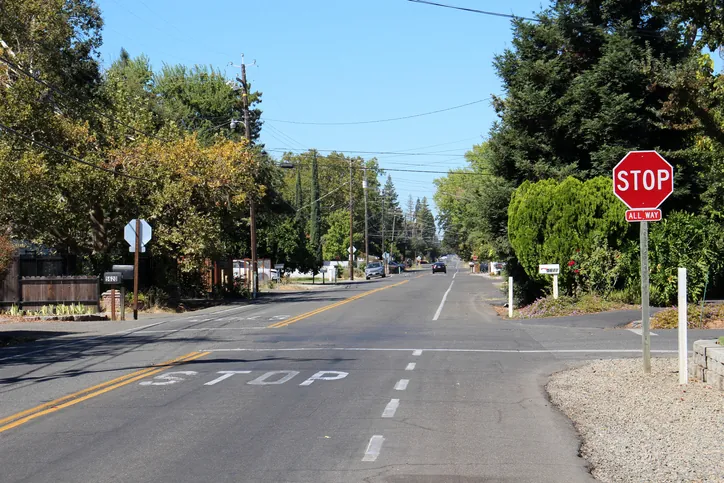
#> input picture stop_sign.png, 724 x 483 px
$ python -i straight_detector.py   (imports and definitions only)
#> lines starting #> are read from the running program, lines starting #| are printed output that depends on the picture; after the words box and inside, x2 and y2 are one past the last pixel; in counts of white or black regions, pixels touching at a corner belong together
import numpy as np
import pandas as pd
import cv2

from moviepy import editor
import moviepy

def region_selection(image):
    """
    Determine and cut the region of interest in the input image.
    """
    # create an array of the same size as of the input image
    mask = np.zeros_like(image)

    if len(image.shape) > 2:
        channel_count = image.shape[2]
        ignore_mask_color = (255,) * channel_count
    else:
        ignore_mask_color = 255

    # we have created this polygon in accordance to how the camera was placed
    rows, cols = image.shape[:2]
    bottom_left  = [cols * 0.125, rows * 1]
    top_left     = [cols * 0.45, rows * 0.4]
    bottom_right = [cols * 1, rows * 1]
    top_right    = [cols * 0.7, rows * 0.4]

    vertices = np.array([[bottom_left, top_left, top_right, bottom_right]], dtype=np.int32)
    # filling the polygon with white color and generating the final mask
    cv2.fillPoly(mask, vertices, ignore_mask_color)
    # performing Bitwise AND on the input image and mask to get only the edges on the road
    masked_image = cv2.bitwise_and(image, mask)
    return masked_image

def hough_transform(image):
    """
    Determine and cut the region of interest in the input image.
    Parameter:
        image: grayscale image which should be an output from the edge detector
    """
    # Distance resolution of the accumulator in pixels.
    rho = 1
    # Angle resolution of the accumulator in radians.
    theta = np.pi/180
    # Only lines that are greater than threshold will be returned.
    threshold = 150
    # Line segments shorter than that are rejected.
    minLineLength = 150
    # Maximum allowed gap between points on the same line to link them
    maxLineGap = 500
    # function returns an array containing dimensions of straight lines
    # appearing in the input image
    return cv2.HoughLinesP(image, rho = rho, theta = theta, threshold = threshold,
                           minLineLength = minLineLength, maxLineGap = maxLineGap)

def average_slope_intercept(lines):
    """
    Find the slope and intercept of the left and right lanes of each image.
    Parameters:
        lines: output from Hough Transform
    """
    left_lines    = [] #(slope, intercept)
    left_weights  = [] #(length,)
    right_lines   = [] #(slope, intercept)
    right_weights = [] #(length,)

    for line in lines:
        for x1, y1, x2, y2 in line:
            if x1 == x2:
                continue
            # calculating slope of a line
            slope = (y2 - y1) / (x2 - x1)
            # calculating intercept of a line
            intercept = y1 - (slope * x1)
            # calculating length of a line
            length = np.sqrt(((y2 - y1) ** 2) + ((x2 - x1) ** 2))
            # slope of left lane is negative and for right lane slope is positive
            if slope < 0:
                left_lines.append((slope, intercept))
                left_weights.append((length))
            else:
                right_lines.append((slope, intercept))
                right_weights.append((length))
    #
    left_lane  = np.dot(left_weights,  left_lines) / np.sum(left_weights)  if len(left_weights) > 0 else None
    right_lane = np.dot(right_weights, right_lines) / np.sum(right_weights) if len(right_weights) > 0 else None
    return left_lane, right_lane

# [16 lines left out: function pixel_points, not called in this run]

def lane_lines(image, lines):
    """
    Create full lenght lines from pixel points.
        Parameters:
            image: The input test image.
            lines: The output lines from Hough Transform.
    """
    left_lane, right_lane = average_slope_intercept(lines)
    y1 = image.shape[0]
    y2 = y1 * 0.6
    left_line  = pixel_points(y1, y2, left_lane)
    right_line = pixel_points(y1, y2, right_lane)
    return left_line, right_line


# [14 lines left out: function draw_lane_lines, not called in this run]

def frame_processor(image):
    """
    Process the input frame to detect lane lines.
    Parameters:
        image: image of a road where one wants to detect lane lines
        (we will be passing frames of video to this function)
    """
    # convert the RGB image to Gray scale
    grayscale = cv2.cvtColor(image, cv2.COLOR_BGR2GRAY)
    kernel_size = 5
    blur = cv2.GaussianBlur(grayscale, (kernel_size, kernel_size), 0)

    low_t = 150
    high_t = 200

    edges = cv2.Canny(blur, low_t, high_t)

    region = region_selection(edges)

    hough = hough_transform(region)

    # lastly we draw the lines on our resulting frame and return it as output
    result = draw_lane_lines(image, lane_lines(image, hough))

    return result

# driver function
# [11 lines left out: function process_video, not called in this run]


# calling driver function
input_path = 'input.mp4'
output_path = 'output.mp4'

# [1 line not run here, left out]

>>> import cv2
>>> picture = cv2.imread('../stop_sign.png')
#> picture is the input picture: shape (483, 724, 3); mean B, G, R 116.1, 122, 114.4
>>> result = frame_processor(picture)
#> in frame_processor, `grayscale = cv2.cvtColor(image, cv2.COLOR_BGR2GRAY)`:
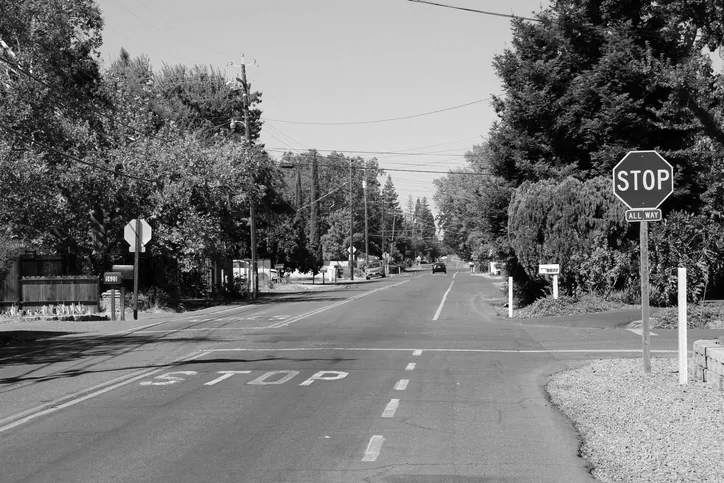
#> grayscale: shape (483, 724); min 0, max 255, mean 119
#> in frame_processor, `edges = cv2.Canny(blur, low_t, high_t)`:
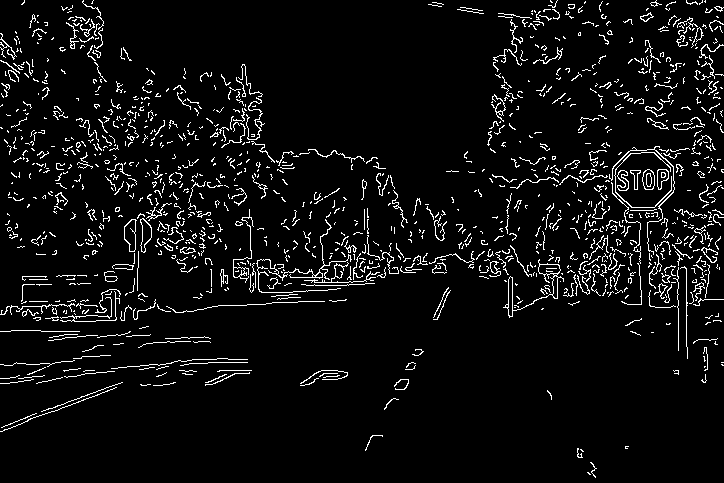
#> edges: shape (483, 724); 5.7% white in thin lines or dots
#> in region_selection, `cv2.fillPoly(mask, vertices, ignore_mask_color)`:
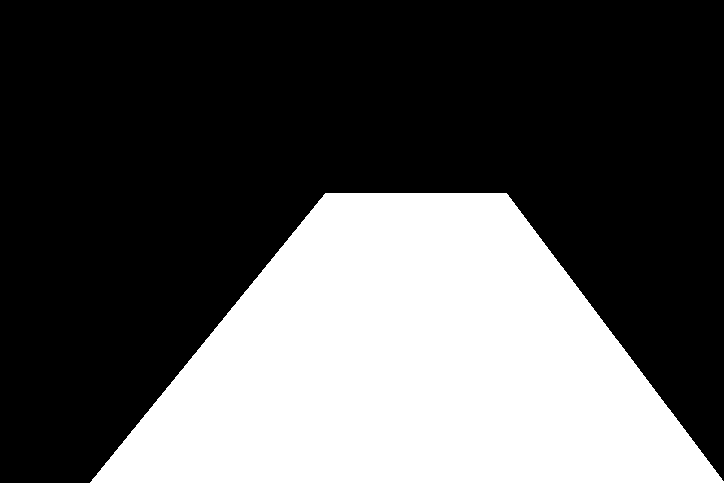
#> mask: shape (483, 724); 33.9% white; 1 white region, box (x1, y1, x2, y2) and area: (90, 193, 724, 483) 118428
#> in region_selection, `masked_image = cv2.bitwise_and(image, mask)`:
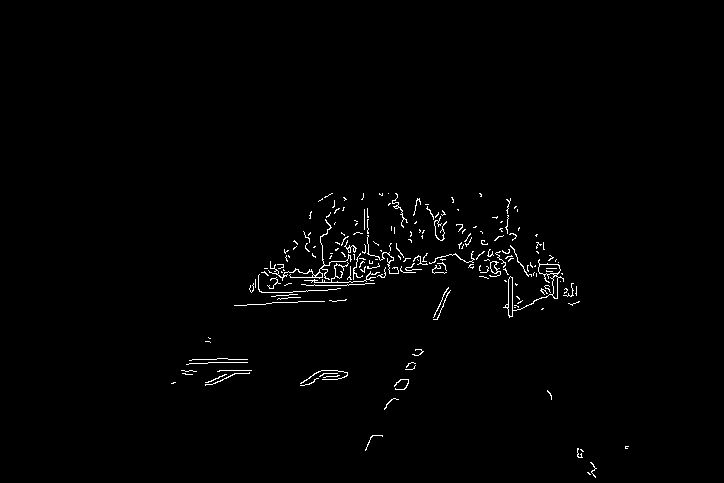
#> masked_image: shape (483, 724); 1.1% white in thin lines or dots, all inside (x1, y1, x2, y2) = (171, 193, 629, 478)
#> (the run stopped early here; a loop or call above may not have finished)
